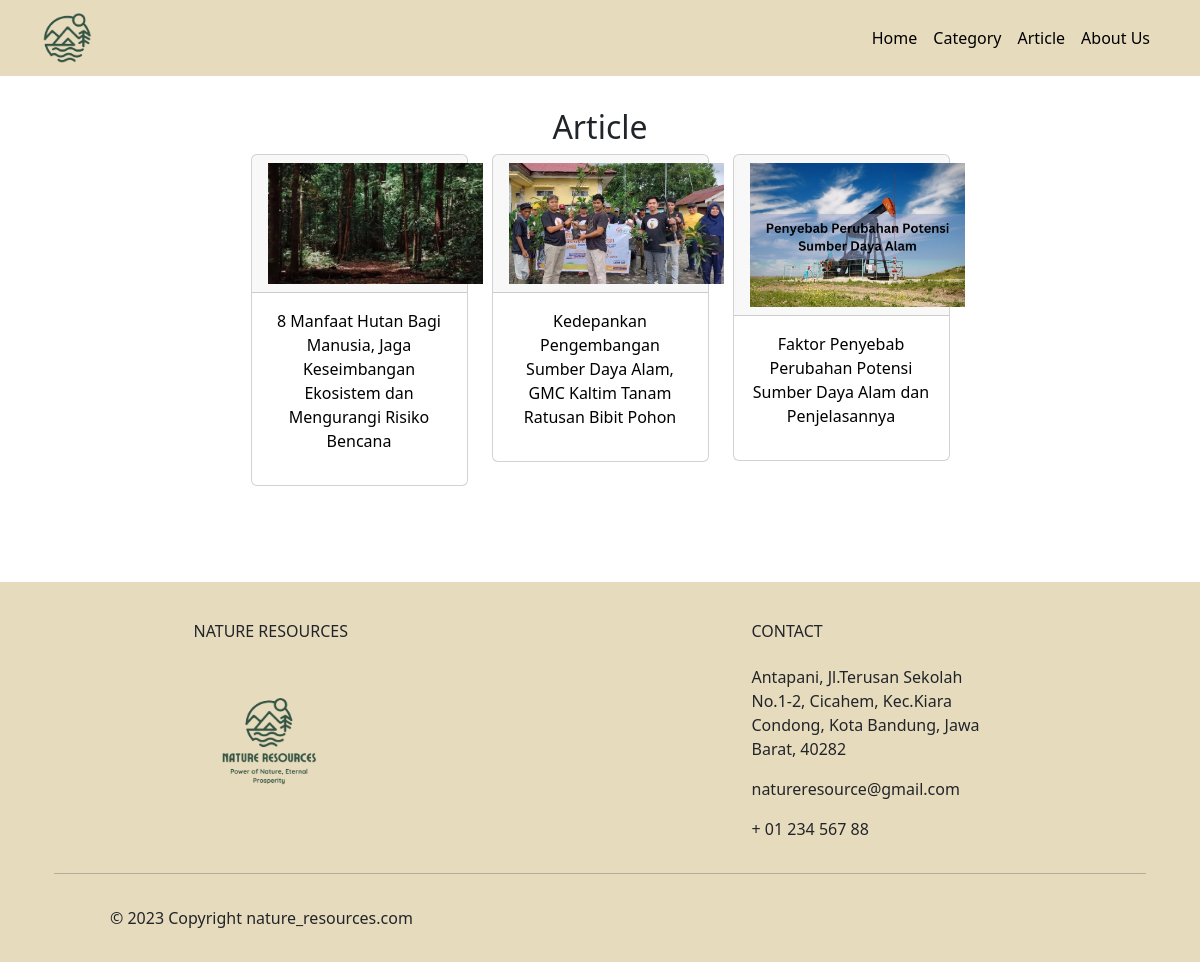
Before: /halaman_user/template_user.php?halaman=more_article with the older database file.
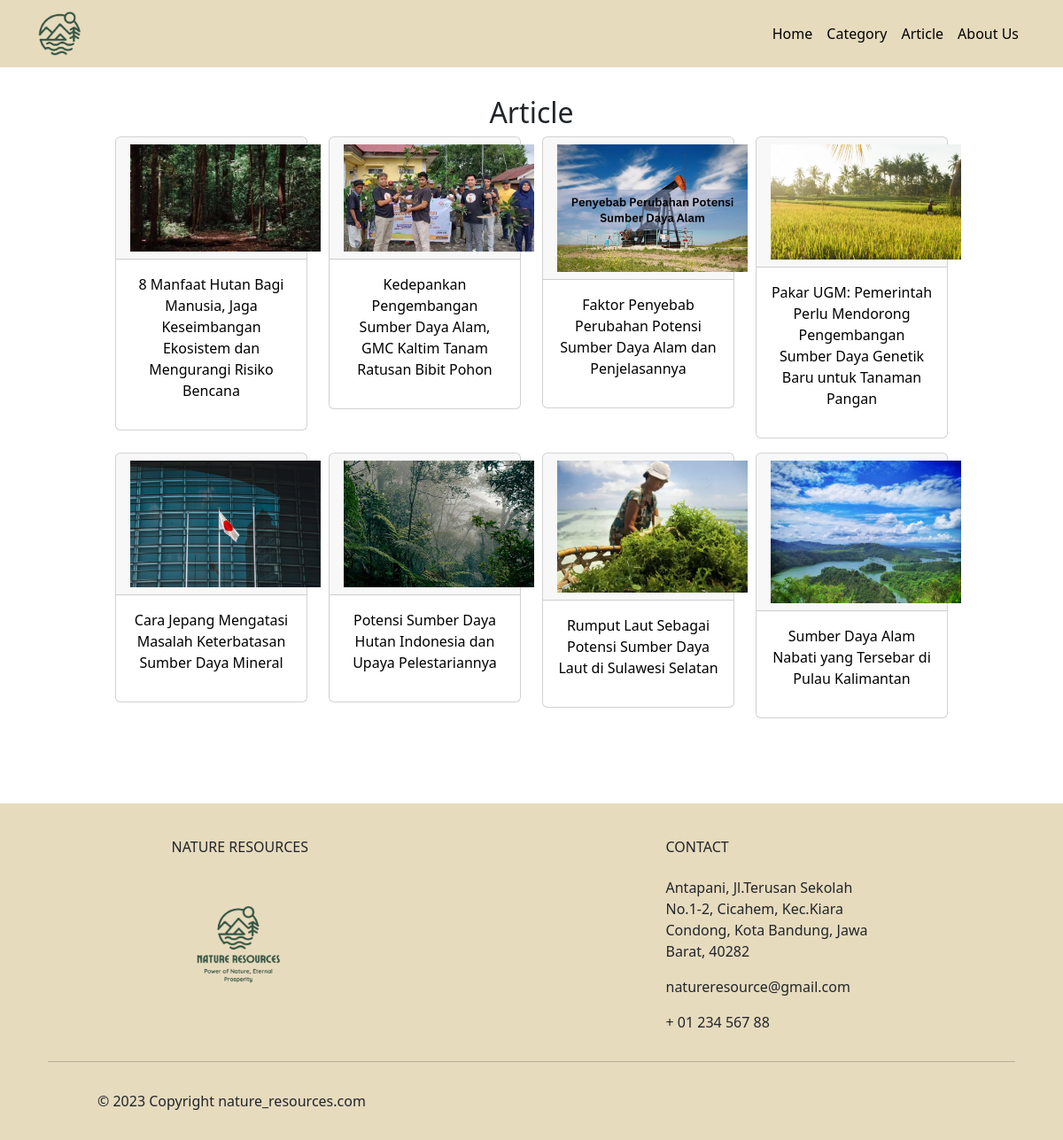
After: the same page with the newer database file.
### tables this page shows
CREATE TABLE `article` (
  `article_id` int(11) NOT NULL,
  `category_id` int(11) NOT NULL,
  `admin_id` int(11) NOT NULL,
  `judul_article` varchar(255) NOT NULL,
  `slug_article` varchar(255) NOT NULL,
  `deskripsi_article` text NOT NULL,
  `gambar_article` varchar(255) NOT NULL,
  `dibuat_pada` datetime NOT NULL
);

### halaman_user/more_article.php (the view)
<div class="col py-3">
<div class="row justify-content-center">
    <div class="col-md-10">
    <div class="row justify-content-center m-3">
        <h2 class="text-center">Article</h2>
        <?php
            require '../koneksi.php';
            $sql = mysqli_query($conn, "SELECT * FROM article");
            while($data = mysqli_fetch_assoc($sql)):
        ?>
        <div class="col-md-3 mb-3">
            <div class="card">
                <div class="card-header">
                <a href="template_user.php?halaman=detail_article&slug=<?php echo $data['slug_article'] ?>">
                    <img src="../halaman_admin/gambar_article/<?php echo $data['gambar_article'] ?>" alt="" style="width: 215px;">
                </div>
                <div class="card-body">
                    <a href="template_user.php?halaman=detail_article&slug=<?php echo $data['slug_article'] ?>" style="text-decoration: none; color: black;"><p class="text-center"><?php echo $data['judul_article'] ?></p></a>
                </div>
            </div>
        </div>
        <?php endwhile; ?>
    </div>
    </div>
</div>
</div>

Changed rows visible on the page:
added article: gambar_article (picture), judul_article "Pakar UGM: Pemerintah Perlu Mendorong Pengembangan Sumber Daya Genetik Baru untuk Tanaman Pangan"
added article: gambar_article (picture), judul_article "Cara Jepang Mengatasi Masalah Keterbatasan Sumber Daya Mineral"
added article: gambar_article (picture), judul_article "Potensi Sumber Daya Hutan Indonesia dan Upaya Pelestariannya"
added article: gambar_article (picture), judul_article "Rumput Laut Sebagai Potensi Sumber Daya Laut di Sulawesi Selatan"
added article: gambar_article (picture), judul_article "Sumber Daya Alam Nabati yang Tersebar di Pulau Kalimantan"
